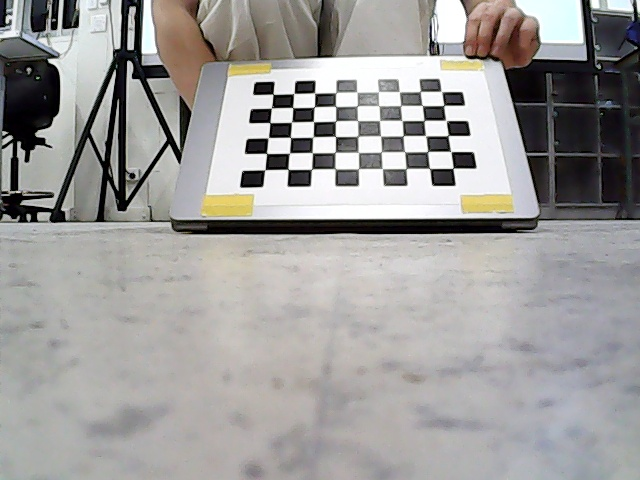
#> input picture notebooks/scratchspace/camera/images_calib/image_106.jpg, 640 x 480 px; its folder holds only this picture in this run
$ python calib.py
#> lines starting #> are read from the running program, lines starting #| are printed output that depends on the picture; after the words box and inside, x2 and y2 are one past the last pixel; in counts of white or black regions, pixels touching at a corner belong together; long printed decimals are rounded
import numpy as np
import cv2 as cv
import glob

"""
This file is used to calibrate the camera using a set of images of a checkerboard pattern.
It saves a calibration matrix to the same folder as this script.

NOTE that I've renamed the camera calibration matrices with a number like 2_3 or 2_7 to indicate the reprojection error, e.g. 2_3 for 2.3 and 2_7 for 2.7
"""

# Define the dimensions of the checkerboard (inner corners)
CHECKERBOARD = (6, 9)  # Adjust based on your checkerboard
#square_size = 0.022  # Square size in meters (25mm)
square_size = 0.0234
# Termination criteria for corner refinement
criteria = (cv.TERM_CRITERIA_EPS + cv.TERM_CRITERIA_MAX_ITER, 60, 0.001)

# Prepare object points based on the size of the checkerboard squares
objp = np.zeros((CHECKERBOARD[0] * CHECKERBOARD[1], 3), np.float32)
objp[:, :2] = np.mgrid[0:CHECKERBOARD[1], 0:CHECKERBOARD[0]].T.reshape(-1, 2) * square_size

# Arrays to store object points and image points from all images
objpoints = []  # 3D points in real-world space
imgpoints = []  # 2D points in image plane
valid_images=[]


# Load calibration images (update path to your images)
images = glob.glob('images_calib/*.jpg')
print(f"Found {len(images)} images.")


for fname in images:
    img = cv.imread(fname)
#> img is the input picture: shape (480, 640, 3); mean B, G, R 154.7, 156.1, 157.8
    if img is None:
        print(f"Image {fname} could not be loaded. Skipping...")
        continue  # Skip if the image cannot be loaded

    gray = cv.cvtColor(img, cv.COLOR_BGR2GRAY)
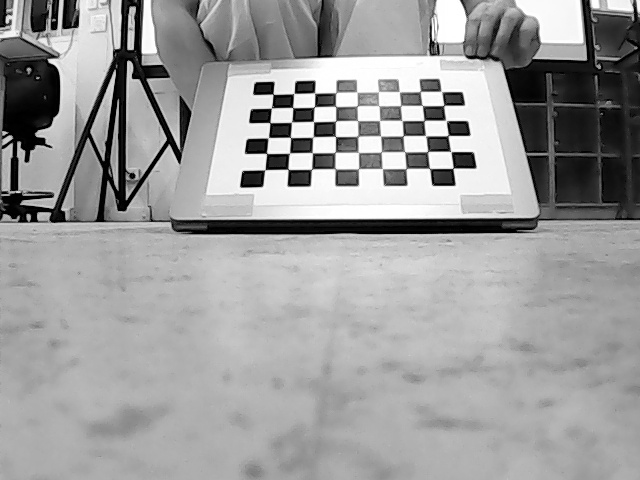
#> gray: shape (480, 640); min 0, max 255, mean 156.4

    # Find the chessboard corners
    ret, corners = cv.findChessboardCorners(gray, CHECKERBOARD, None)
#> ret = True; corners = 54 rows, first 8: [264.9, 169.7], [266.6, 153.4], [268.4, 137.6], [269.9, 122.7], [271.3, 108.2], [273, 94.17], [288.1, 169.3], [289.8, 152.7]
    if ret:
        print(f"Corners detected in {fname}")
        objpoints.append(objp)
        corners2 = cv.cornerSubPix(gray, corners, (11, 11), (-1, -1), criteria)
#> corners2 = 54 rows, first 8: [264.7, 169.7], [266.5, 153.4], [268.3, 137.7], [269.9, 122.6], [271.5, 108], [273, 94.29], [288, 169.4], [289.3, 153.1]
        imgpoints.append(corners2)
        valid_images.append(fname)  # Add image to valid list

        # Draw and display the corners
        img = cv.drawChessboardCorners(img, CHECKERBOARD, corners2, ret)
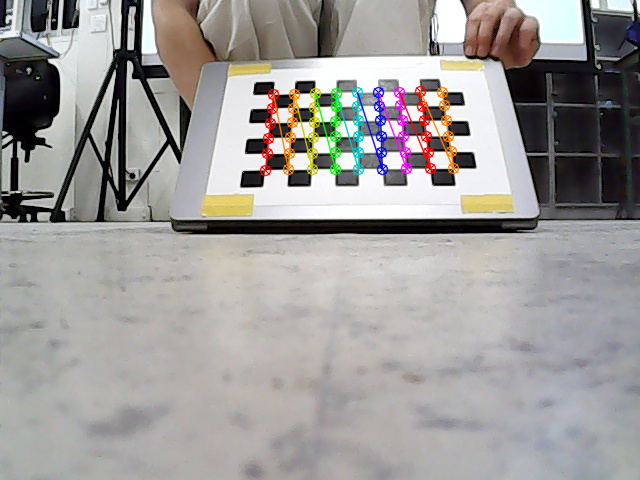
#> img: shape (480, 640, 3); 2.61% of pixels changed, all inside (x1, y1, x2, y2) = (259, 85, 460, 177)
        cv.imshow('img', img)
        cv.waitKey(5)
    else:
        print(f"No corners found in {fname}. Skipping...")

cv.destroyAllWindows()

print("Calibrating camera...")
# Perform camera calibration to get the camera matrix and distortion coefficients
ret, camera_matrix, dist_coeffs, rvecs, tvecs = cv.calibrateCamera(objpoints, imgpoints, gray.shape[::-1], None, None)
#> ret = 26.63; camera_matrix = [[19071.7, 0, 327.5], [0, 547.5, 223.4], [0, 0, 1]]; dist_coeffs = [[20.72, -2421.3, -2.61, -0.356, 1047.3]]; rvecs = ([-1.47, 0.156, -1.68],); tvecs = ([-0.00464, -0.859, 9.7],)
print("Camera calibration completed. Saving parameters...  ")

# Save calibration data
np.savez('camera_calibration.npz', camera_matrix=camera_matrix, dist_coeffs=dist_coeffs, rvecs=rvecs, tvecs=tvecs)

print("Calibration data saved.")
# Display camera matrix and distortion coefficients
print("Camera Matrix: \n", camera_matrix)
#| Camera Matrix:
#|  [[1.90716541e+04 0.00000000e+00 3.27536005e+02]
#|  [0.00000000e+00 5.47526833e+02 2.23431889e+02]
#|  [0.00000000e+00 0.00000000e+00 1.00000000e+00]]
print("Distortion Coefficients: \n", dist_coeffs)
#| Distortion Coefficients:
#|  [[ 2.07179233e+01 -2.42132667e+03 -2.61384237e+00 -3.55861903e-01
#|    1.04730194e+03]]

# Threshold for acceptable reprojection error (in pixels)
REPROJ_ERROR_THRESHOLD = 3.5

# After the camera calibration step, calculate reprojection error and filter bad images
mean_error = 0
valid_objpoints = []
valid_imgpoints = []
valid_img_names = []
for i in range(len(objpoints)):
    imgpoints2, _ = cv.projectPoints(objpoints[i], rvecs[i], tvecs[i], camera_matrix, dist_coeffs)
    error = cv.norm(imgpoints[i], imgpoints2, cv.NORM_L2) / len(imgpoints2)

    if error < REPROJ_ERROR_THRESHOLD:
        print(f"Image {valid_images[i]} - Reprojection error: {error}")
        valid_img_names.append(valid_images[i])
        valid_objpoints.append(objpoints[i])
        valid_imgpoints.append(imgpoints[i])
        mean_error += error
    else:
        print(f"Image {valid_images[i]} rejected due to high reprojection error: {error}")
#> this loop made 1 pass
#> error on pass 1: 3.62
#| Image images_calib/image_106.jpg rejected due to high reprojection error: 3.624
#> after the loop, mean_error = 0; valid_img_names = []; valid_imgpoints = []; valid_objpoints = []

# Recalculate the reprojection error with only the valid images
if valid_objpoints and valid_imgpoints:
    mean_error /= len(valid_objpoints)
    print(len(valid_objpoints), "valid images passed the reprojection error threshold.")
    print(valid_img_names)
    print(f"Total reprojection error (valid images): {mean_error}")
else:
    print("No valid images passed the reprojection error threshold.")

$ run again, on notebooks/scratchspace/camera/images_calib/image_115.jpg
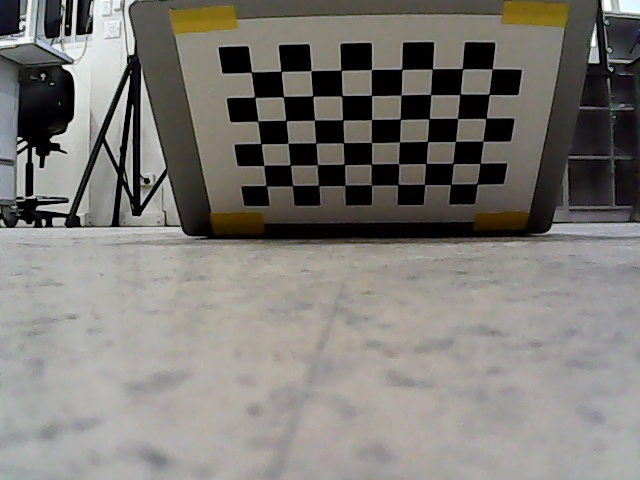
#> input picture notebooks/scratchspace/camera/images_calib/image_115.jpg, 640 x 480 px
#> img is the input picture: shape (480, 640, 3); mean B, G, R 117.6, 122.6, 125.6
#> `ret, corners = cv.findChessboardCorners(gray, CHECKERBOARD, None)`: ret = True; corners = 54 rows, first 8: [266, 185.5], [263.9, 165.3], [261, 143.8], [258, 120.9], [255.1, 97.29], [251.5, 72], [292.8, 185.4], [290.3, 165]
#> corners2 = 54 rows, first 8: [266.3, 185.6], [263.7, 165.4], [260.8, 143.6], [257.9, 121], [254.6, 97.31], [251.4, 72.12], [292.5, 185.6], [290.4, 165.1]
#> `img = cv.drawChessboardCorners(img, CHECKERBOARD, corners2, ret)`:
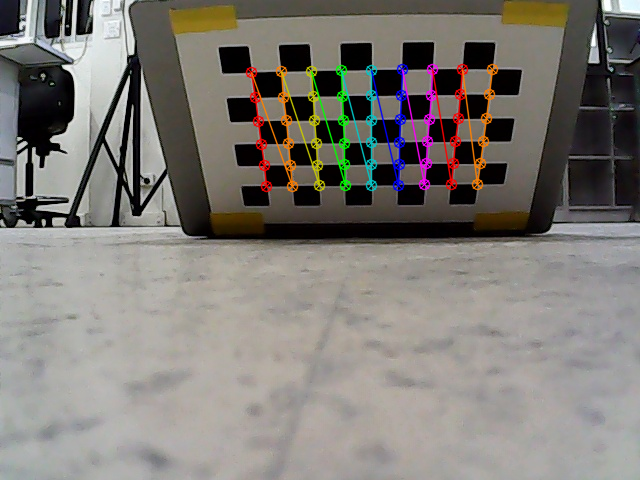
#> img: shape (480, 640, 3); 3.27% of pixels changed, all inside (x1, y1, x2, y2) = (245, 63, 499, 193)
#> `ret, camera_matrix, dist_coeffs, rvecs, tvecs = cv.calibrateCamera(obj..`: ret = 38.07; camera_matrix = [[7765, 0, 440.9], [0, 1788.4, 437.6], [0, 0, 1]]; dist_coeffs = [[8.02, -54.79, 0.889, 0.0761, 149]]; rvecs = ([1.46, -0.645, -1.72],); tvecs = ([-0.0309, -0.22, 0.966],)
#| Camera Matrix:
#|  [[7.76503964e+03 0.00000000e+00 4.40915213e+02]
#|  [0.00000000e+00 1.78839929e+03 4.37588084e+02]
#|  [0.00000000e+00 0.00000000e+00 1.00000000e+00]]
#| Distortion Coefficients:
#|  [[ 8.01706750e+00 -5.47898547e+01  8.89188501e-01  7.60731710e-02
#|    1.48999859e+02]]
#> the loop `for i in range(len(objpoints)):` made 1 pass
#> error on pass 1: 5.18
#> (printed output is left out)
#> after the loop `for i in range(len(objpoints)):`: mean_error = 0; valid_img_names = []

$ run again, on notebooks/scratchspace/camera/images_calib/image_13.jpg
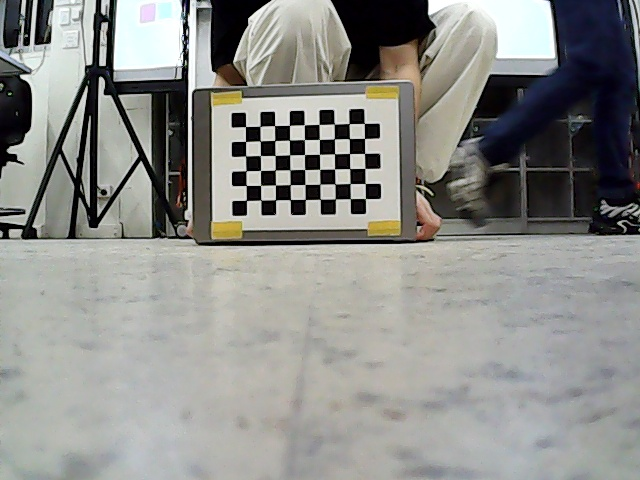
#> input picture notebooks/scratchspace/camera/images_calib/image_13.jpg, 640 x 480 px
#> img is the input picture: shape (480, 640, 3); mean B, G, R 137.9, 141.4, 140.7
#> `gray = cv.cvtColor(img, cv.COLOR_BGR2GRAY)`:
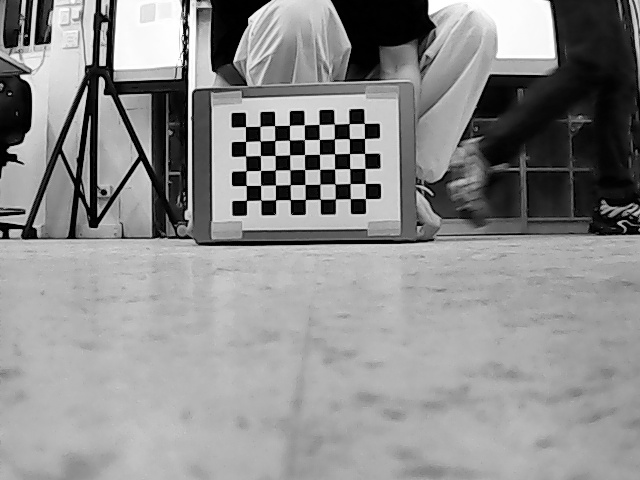
#> gray: shape (480, 640); min 0, max 255, mean 140.8
#> `ret, corners = cv.findChessboardCorners(gray, CHECKERBOARD, None)`: ret = True; corners = 54 rows, first 8: [246.1, 200.1], [246, 185.4], [246.2, 171], [245.8, 155.8], [245.6, 141.5], [245.5, 126.7], [261, 200], [260.5, 185.5]
#> corners2 = 54 rows, first 8: [246.4, 200.4], [246.2, 185.5], [245.9, 170.7], [245.6, 156], [245.5, 141.4], [245.5, 126.5], [260.8, 200.1], [260.6, 185.4]
#> `img = cv.drawChessboardCorners(img, CHECKERBOARD, corners2, ret)`:
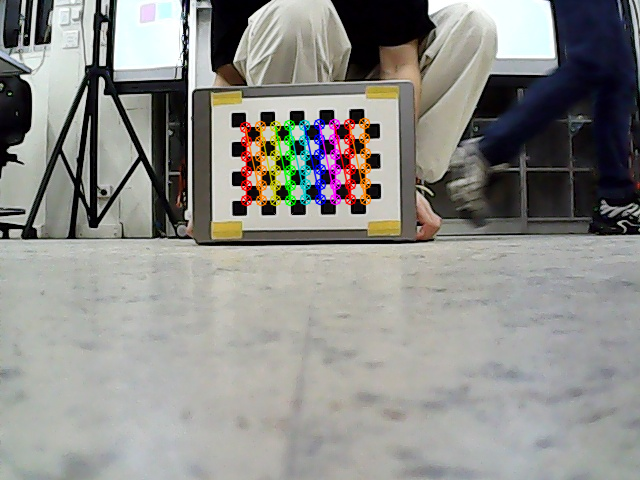
#> img: shape (480, 640, 3); 2.47% of pixels changed, all inside (x1, y1, x2, y2) = (239, 117, 372, 207)
#> `ret, camera_matrix, dist_coeffs, rvecs, tvecs = cv.calibrateCamera(obj..`: ret = 25.36; camera_matrix = [[7449.3, 0, 316.3], [0, 1933.7, 235.8], [0, 0, 1]]; dist_coeffs = [[-112, 12575.6, 0.817, 0.345, 20.9]]; rvecs = ([1.26, 0.658, -1.52],); tvecs = ([-0.0816, -0.256, 4.92],)
#| Camera Matrix:
#|  [[7.44932782e+03 0.00000000e+00 3.16303956e+02]
#|  [0.00000000e+00 1.93368563e+03 2.35785436e+02]
#|  [0.00000000e+00 0.00000000e+00 1.00000000e+00]]
#| Distortion Coefficients:
#|  [[-1.12029645e+02  1.25756062e+04  8.17280246e-01  3.45277167e-01
#|    2.09021968e+01]]
#> the loop `for i in range(len(objpoints)):` made 1 pass
#> (error, mean_error) on pass 1: (3.45, 3.45)
#> (printed output is left out)
#> after the loop `for i in range(len(objpoints)):`: mean_error = 3.45; valid_img_names = ['images_calib/image_13.jpg']; valid_imgpoints = 1 item
#| 1 valid images passed the reprojection error threshold.
#| ['images_calib/image_13.jpg']
#| Total reprojection error (valid images): 3.451

$ run again, on notebooks/scratchspace/camera/images_calib/image_107.jpg
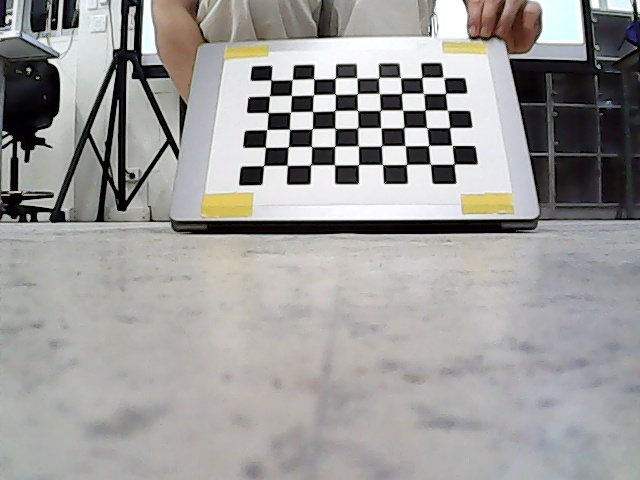
#> input picture notebooks/scratchspace/camera/images_calib/image_107.jpg, 640 x 480 px
#> img is the input picture: shape (480, 640, 3); mean B, G, R 154, 155.3, 156.8
#> `gray = cv.cvtColor(img, cv.COLOR_BGR2GRAY)`:
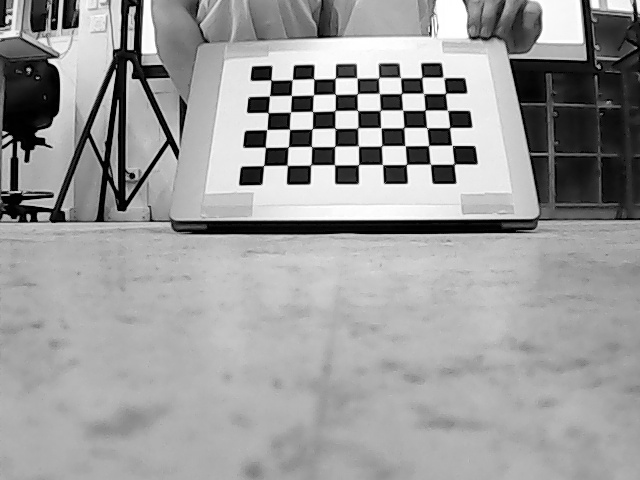
#> gray: shape (480, 640); min 0, max 255, mean 155.6
#> `ret, corners = cv.findChessboardCorners(gray, CHECKERBOARD, None)`: ret = True; corners = 54 rows, first 8: [263.5, 165.5], [265.5, 147.4], [266.8, 129.6], [268.1, 112.7], [269.2, 96], [270.9, 79.92], [287.1, 165.2], [288.3, 146.8]
#> corners2 = 54 rows, first 8: [263.7, 165.6], [265.3, 147.3], [266.8, 129.6], [268.2, 112.5], [269.6, 95.89], [270.9, 80.11], [287.2, 165.3], [288.3, 146.8]
#> `img = cv.drawChessboardCorners(img, CHECKERBOARD, corners2, ret)`:
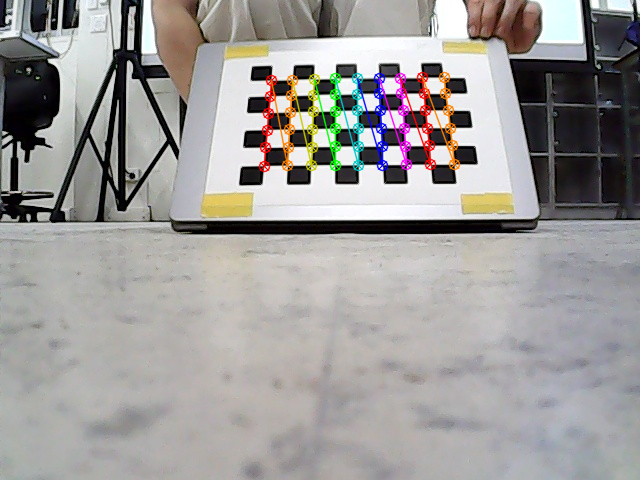
#> img: shape (480, 640, 3); 2.77% of pixels changed, all inside (x1, y1, x2, y2) = (258, 71, 461, 173)
#> `ret, camera_matrix, dist_coeffs, rvecs, tvecs = cv.calibrateCamera(obj..`: ret = 29.89; camera_matrix = [[22554.6, 0, 322.5], [0, 906, 242.5], [0, 0, 1]]; dist_coeffs = [[-1.65, -108.8, -0.333, -0.0352, -17.4]]; rvecs = ([-1.43, 0.242, -1.69],); tvecs = ([-0.0177, -0.875, 7.74],)
#| Camera Matrix:
#|  [[2.25546044e+04 0.00000000e+00 3.22530807e+02]
#|  [0.00000000e+00 9.05982665e+02 2.42469948e+02]
#|  [0.00000000e+00 0.00000000e+00 1.00000000e+00]]
#| Distortion Coefficients:
#|  [[-1.65299850e+00 -1.08838765e+02 -3.33434143e-01 -3.51833792e-02
#|   -1.73972623e+01]]
#> the loop `for i in range(len(objpoints)):` made 1 pass
#> error on pass 1: 4.07
#> (printed output is left out)
#> after the loop `for i in range(len(objpoints)):`: mean_error = 0; valid_img_names = []
